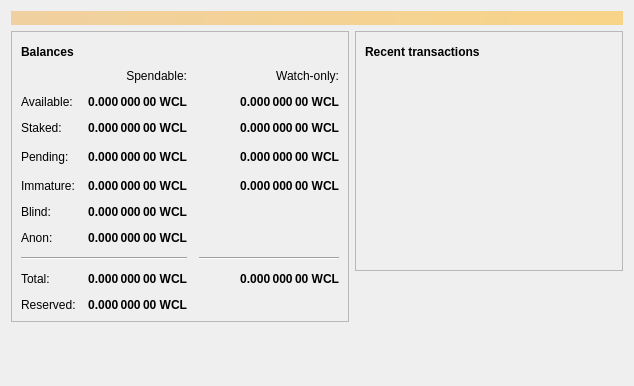
<?xml version="1.0" encoding="UTF-8"?>
<ui version="4.0">
 <class>OverviewPage</class>
 <widget class="QWidget" name="OverviewPage">
  <property name="geometry">
   <rect>
    <x>0</x>
    <y>0</y>
    <width>634</width>
    <height>386</height>
   </rect>
  </property>
  <property name="windowTitle">
   <string>Form</string>
  </property>
  <layout class="QVBoxLayout" name="topLayout">
   <item>
    <widget class="QLabel" name="labelAlerts">
     <property name="visible">
      <bool>false</bool>
     </property>
     <property name="styleSheet">
      <string notr="true">QLabel { background-color: qlineargradient(x1: 0, y1: 0, x2: 1, y2: 0, stop:0 #F0D0A0, stop:1 #F8D488); color:#000000; }</string>
     </property>
     <property name="wordWrap">
      <bool>true</bool>
     </property>
     <property name="margin">
      <number>3</number>
     </property>
     <property name="textInteractionFlags">
      <set>Qt::TextSelectableByMouse</set>
     </property>
    </widget>
   </item>
   <item>
    <layout class="QHBoxLayout" name="horizontalLayout" stretch="1,1">
     <item>
      <layout class="QVBoxLayout" name="verticalLayout_2">
       <item>
        <widget class="QFrame" name="frame">
         <property name="frameShape">
          <enum>QFrame::StyledPanel</enum>
         </property>
         <property name="frameShadow">
          <enum>QFrame::Raised</enum>
         </property>
         <layout class="QVBoxLayout" name="verticalLayout_4">
          <item>
           <layout class="QHBoxLayout" name="horizontalLayout_4">
            <item>
             <widget class="QLabel" name="label_5">
              <property name="font">
               <font>
                <weight>75</weight>
                <bold>true</bold>
               </font>
              </property>
              <property name="text">
               <string>Balances</string>
              </property>
             </widget>
            </item>
            <item>
             <widget class="QPushButton" name="labelWalletStatus">
              <property name="enabled">
               <bool>true</bool>
              </property>
              <property name="maximumSize">
               <size>
                <width>30</width>
                <height>16777215</height>
               </size>
              </property>
              <property name="toolTip">
               <string>The displayed information may be out of date. Your wallet automatically synchronizes with the Vircle network after a connection is established, but this process has not completed yet.</string>
              </property>
              <property name="text">
               <string/>
              </property>
              <property name="icon">
               <iconset>
                <normaloff>:/icons/warning</normaloff>
                <disabledoff>:/icons/warning</disabledoff>:/icons/warning</iconset>
              </property>
              <property name="iconSize">
               <size>
                <width>24</width>
                <height>24</height>
               </size>
              </property>
              <property name="flat">
               <bool>true</bool>
              </property>
             </widget>
            </item>
            <item>
             <spacer name="horizontalSpacer_3">
              <property name="orientation">
               <enum>Qt::Horizontal</enum>
              </property>
              <property name="sizeHint" stdset="0">
               <size>
                <width>40</width>
                <height>20</height>
               </size>
              </property>
             </spacer>
            </item>
           </layout>
          </item>
          <item>
           <layout class="QGridLayout" name="gridLayout">
            <property name="spacing">
             <number>12</number>
            </property>
            <item row="2" column="1">
             <widget class="QLabel" name="labelStaked">
              <property name="font">
               <font>
                <weight>75</weight>
                <bold>true</bold>
               </font>
              </property>
              <property name="cursor">
               <cursorShape>IBeamCursor</cursorShape>
              </property>
              <property name="toolTip">
               <string>Your current staked balance</string>
              </property>
              <property name="text">
               <string notr="true">0.000 000 00 WCL</string>
              </property>
              <property name="alignment">
               <set>Qt::AlignRight|Qt::AlignTrailing|Qt::AlignVCenter</set>
              </property>
              <property name="textInteractionFlags">
               <set>Qt::LinksAccessibleByMouse|Qt::TextSelectableByKeyboard|Qt::TextSelectableByMouse</set>
              </property>
             </widget>
            </item>
            <item row="2" column="2">
             <widget class="QLabel" name="labelWatchStaked">
              <property name="font">
               <font>
                <weight>75</weight>
                <bold>true</bold>
               </font>
              </property>
              <property name="cursor">
               <cursorShape>IBeamCursor</cursorShape>
              </property>
              <property name="toolTip">
               <string>Your current watch-only staked balance</string>
              </property>
              <property name="text">
               <string notr="true">0.000 000 00 WCL</string>
              </property>
              <property name="alignment">
               <set>Qt::AlignRight|Qt::AlignTrailing|Qt::AlignVCenter</set>
              </property>
              <property name="textInteractionFlags">
               <set>Qt::LinksAccessibleByMouse|Qt::TextSelectableByKeyboard|Qt::TextSelectableByMouse</set>
              </property>
             </widget>
            </item>
            <item row="4" column="2">
             <widget class="QLabel" name="labelWatchImmature">
              <property name="font">
               <font>
                <weight>75</weight>
                <bold>true</bold>
               </font>
              </property>
              <property name="cursor">
               <cursorShape>IBeamCursor</cursorShape>
              </property>
              <property name="toolTip">
               <string>Mined balance in watch-only addresses that has not yet matured</string>
              </property>
              <property name="text">
               <string notr="true">0.000 000 00 WCL</string>
              </property>
              <property name="alignment">
               <set>Qt::AlignRight|Qt::AlignTrailing|Qt::AlignVCenter</set>
              </property>
              <property name="textInteractionFlags">
               <set>Qt::LinksAccessibleByMouse|Qt::TextSelectableByKeyboard|Qt::TextSelectableByMouse</set>
              </property>
             </widget>
            </item>
            <item row="3" column="3">
             <spacer name="horizontalSpacer_2">
              <property name="orientation">
               <enum>Qt::Horizontal</enum>
              </property>
              <property name="sizeHint" stdset="0">
               <size>
                <width>40</width>
                <height>20</height>
               </size>
              </property>
             </spacer>
            </item>
            <item row="4" column="1">
             <widget class="QLabel" name="labelImmature">
              <property name="font">
               <font>
                <weight>75</weight>
                <bold>true</bold>
               </font>
              </property>
              <property name="cursor">
               <cursorShape>IBeamCursor</cursorShape>
              </property>
              <property name="toolTip">
               <string>Mined balance that has not yet matured</string>
              </property>
              <property name="text">
               <string notr="true">0.000 000 00 WCL</string>
              </property>
              <property name="alignment">
               <set>Qt::AlignRight|Qt::AlignTrailing|Qt::AlignVCenter</set>
              </property>
              <property name="textInteractionFlags">
               <set>Qt::LinksAccessibleByMouse|Qt::TextSelectableByKeyboard|Qt::TextSelectableByMouse</set>
              </property>
             </widget>
            </item>
            <item row="3" column="2">
             <widget class="QLabel" name="labelWatchPending">
              <property name="font">
               <font>
                <weight>75</weight>
                <bold>true</bold>
               </font>
              </property>
              <property name="cursor">
               <cursorShape>IBeamCursor</cursorShape>
              </property>
              <property name="toolTip">
               <string>Unconfirmed transactions to watch-only addresses</string>
              </property>
              <property name="text">
               <string notr="true">0.000 000 00 WCL</string>
              </property>
              <property name="alignment">
               <set>Qt::AlignRight|Qt::AlignTrailing|Qt::AlignVCenter</set>
              </property>
              <property name="textInteractionFlags">
               <set>Qt::LinksAccessibleByMouse|Qt::TextSelectableByKeyboard|Qt::TextSelectableByMouse</set>
              </property>
             </widget>
            </item>
            <item row="3" column="1">
             <widget class="QLabel" name="labelUnconfirmed">
              <property name="font">
               <font>
                <weight>75</weight>
                <bold>true</bold>
               </font>
              </property>
              <property name="cursor">
               <cursorShape>IBeamCursor</cursorShape>
              </property>
              <property name="toolTip">
               <string>Total of transactions that have yet to be confirmed, and do not yet count toward the spendable balance</string>
              </property>
              <property name="text">
               <string notr="true">0.000 000 00 WCL</string>
              </property>
              <property name="alignment">
               <set>Qt::AlignRight|Qt::AlignTrailing|Qt::AlignVCenter</set>
              </property>
              <property name="textInteractionFlags">
               <set>Qt::LinksAccessibleByMouse|Qt::TextSelectableByKeyboard|Qt::TextSelectableByMouse</set>
              </property>
             </widget>
            </item>
            <item row="2" column="0">
             <widget class="QLabel" name="labelStakedText">
              <property name="text">
               <string>Staked:</string>
              </property>
             </widget>
            </item>
            <item row="7" column="2">
             <widget class="Line" name="lineWatchBalance">
              <property name="sizePolicy">
               <sizepolicy hsizetype="Preferred" vsizetype="Fixed">
                <horstretch>0</horstretch>
                <verstretch>0</verstretch>
               </sizepolicy>
              </property>
              <property name="minimumSize">
               <size>
                <width>140</width>
                <height>0</height>
               </size>
              </property>
              <property name="orientation">
               <enum>Qt::Horizontal</enum>
              </property>
             </widget>
            </item>
            <item row="8" column="2">
             <widget class="QLabel" name="labelWatchTotal">
              <property name="font">
               <font>
                <weight>75</weight>
                <bold>true</bold>
               </font>
              </property>
              <property name="cursor">
               <cursorShape>IBeamCursor</cursorShape>
              </property>
              <property name="toolTip">
               <string>Current total balance in watch-only addresses</string>
              </property>
              <property name="text">
               <string notr="true">0.000 000 00 WCL</string>
              </property>
              <property name="alignment">
               <set>Qt::AlignRight|Qt::AlignTrailing|Qt::AlignVCenter</set>
              </property>
              <property name="textInteractionFlags">
               <set>Qt::LinksAccessibleByMouse|Qt::TextSelectableByKeyboard|Qt::TextSelectableByMouse</set>
              </property>
             </widget>
            </item>
            <item row="8" column="0">
             <widget class="QLabel" name="labelTotalText">
              <property name="text">
               <string>Total:</string>
              </property>
             </widget>
            </item>
            <item row="8" column="1">
             <widget class="QLabel" name="labelTotal">
              <property name="font">
               <font>
                <weight>75</weight>
                <bold>true</bold>
               </font>
              </property>
              <property name="cursor">
               <cursorShape>IBeamCursor</cursorShape>
              </property>
              <property name="toolTip">
               <string>Your current total balance</string>
              </property>
              <property name="text">
               <string notr="true">0.000 000 00 WCL</string>
              </property>
              <property name="alignment">
               <set>Qt::AlignRight|Qt::AlignTrailing|Qt::AlignVCenter</set>
              </property>
              <property name="textInteractionFlags">
               <set>Qt::LinksAccessibleByMouse|Qt::TextSelectableByKeyboard|Qt::TextSelectableByMouse</set>
              </property>
             </widget>
            </item>
            <item row="0" column="2">
             <widget class="QLabel" name="labelWatchonly">
              <property name="text">
               <string>Watch-only:</string>
              </property>
              <property name="alignment">
               <set>Qt::AlignRight|Qt::AlignTrailing|Qt::AlignVCenter</set>
              </property>
             </widget>
            </item>
            <item row="7" column="0" colspan="2">
             <widget class="Line" name="line">
              <property name="orientation">
               <enum>Qt::Horizontal</enum>
              </property>
             </widget>
            </item>
            <item row="1" column="0">
             <widget class="QLabel" name="labelBalanceText">
              <property name="text">
               <string>Available:</string>
              </property>
             </widget>
            </item>
            <item row="4" column="0">
             <widget class="QLabel" name="labelImmatureText">
              <property name="text">
               <string>Immature:</string>
              </property>
             </widget>
            </item>
            <item row="1" column="2">
             <widget class="QLabel" name="labelWatchAvailable">
              <property name="font">
               <font>
                <weight>75</weight>
                <bold>true</bold>
               </font>
              </property>
              <property name="cursor">
               <cursorShape>IBeamCursor</cursorShape>
              </property>
              <property name="toolTip">
               <string>Your current balance in watch-only addresses</string>
              </property>
              <property name="text">
               <string notr="true">0.000 000 00 WCL</string>
              </property>
              <property name="alignment">
               <set>Qt::AlignRight|Qt::AlignTrailing|Qt::AlignVCenter</set>
              </property>
              <property name="textInteractionFlags">
               <set>Qt::LinksAccessibleByMouse|Qt::TextSelectableByKeyboard|Qt::TextSelectableByMouse</set>
              </property>
             </widget>
            </item>
            <item row="3" column="0">
             <widget class="QLabel" name="labelPendingText">
              <property name="text">
               <string>Pending:</string>
              </property>
             </widget>
            </item>
            <item row="0" column="1">
             <widget class="QLabel" name="labelSpendable">
              <property name="text">
               <string>Spendable:</string>
              </property>
              <property name="alignment">
               <set>Qt::AlignRight|Qt::AlignTrailing|Qt::AlignVCenter</set>
              </property>
             </widget>
            </item>
            <item row="5" column="0">
             <widget class="QLabel" name="labelBlindBalanceText">
              <property name="text">
               <string>Blind:</string>
              </property>
             </widget>
            </item>
            <item row="5" column="1">
             <widget class="QLabel" name="labelBlindBalance">
              <property name="font">
               <font>
                <weight>75</weight>
                <bold>true</bold>
               </font>
              </property>
              <property name="cursor">
               <cursorShape>IBeamCursor</cursorShape>
              </property>
              <property name="toolTip">
               <string>Your current spendable blinded balance</string>
              </property>
              <property name="text">
               <string notr="true">0.000 000 00 WCL</string>
              </property>
              <property name="alignment">
               <set>Qt::AlignRight|Qt::AlignTrailing|Qt::AlignVCenter</set>
              </property>
              <property name="textInteractionFlags">
               <set>Qt::LinksAccessibleByMouse|Qt::TextSelectableByKeyboard|Qt::TextSelectableByMouse</set>
              </property>
             </widget>
            </item>
            <item row="6" column="0">
             <widget class="QLabel" name="labelAnonText">
              <property name="text">
               <string>Anon:</string>
              </property>
             </widget>
            </item>
            <item row="6" column="1">
             <widget class="QLabel" name="labelAnonBalance">
              <property name="font">
               <font>
                <weight>75</weight>
                <bold>true</bold>
               </font>
              </property>
              <property name="cursor">
               <cursorShape>IBeamCursor</cursorShape>
              </property>
              <property name="toolTip">
               <string>Your current spendable anon balance</string>
              </property>
              <property name="text">
               <string notr="true">0.000 000 00 WCL</string>
              </property>
              <property name="alignment">
               <set>Qt::AlignRight|Qt::AlignTrailing|Qt::AlignVCenter</set>
              </property>
              <property name="textInteractionFlags">
               <set>Qt::LinksAccessibleByMouse|Qt::TextSelectableByKeyboard|Qt::TextSelectableByMouse</set>
              </property>
             </widget>
            </item>
            <item row="1" column="1">
             <widget class="QLabel" name="labelBalance">
              <property name="font">
               <font>
                <weight>75</weight>
                <bold>true</bold>
               </font>
              </property>
              <property name="cursor">
               <cursorShape>IBeamCursor</cursorShape>
              </property>
              <property name="toolTip">
               <string>Your current spendable balance</string>
              </property>
              <property name="text">
               <string notr="true">0.000 000 00 WCL</string>
              </property>
              <property name="alignment">
               <set>Qt::AlignRight|Qt::AlignTrailing|Qt::AlignVCenter</set>
              </property>
              <property name="textInteractionFlags">
               <set>Qt::LinksAccessibleByMouse|Qt::TextSelectableByKeyboard|Qt::TextSelectableByMouse</set>
              </property>
             </widget>
            </item>
            <item row="9" column="0">
             <widget class="QLabel" name="labelReservedText">
              <property name="text">
               <string>Reserved:</string>
              </property>
             </widget>
            </item>
            <item row="9" column="1">
             <widget class="QLabel" name="labelReserved">
              <property name="font">
               <font>
                <weight>75</weight>
                <bold>true</bold>
               </font>
              </property>
              <property name="cursor">
               <cursorShape>IBeamCursor</cursorShape>
              </property>
              <property name="toolTip">
               <string>Your current spendable balance</string>
              </property>
              <property name="text">
               <string notr="true">0.000 000 00 WCL</string>
              </property>
              <property name="alignment">
               <set>Qt::AlignRight|Qt::AlignTrailing|Qt::AlignVCenter</set>
              </property>
              <property name="textInteractionFlags">
               <set>Qt::LinksAccessibleByMouse|Qt::TextSelectableByKeyboard|Qt::TextSelectableByMouse</set>
              </property>
             </widget>
            </item>
           </layout>
          </item>
         </layout>
        </widget>
       </item>
       <item>
        <spacer name="verticalSpacer">
         <property name="orientation">
          <enum>Qt::Vertical</enum>
         </property>
         <property name="sizeHint" stdset="0">
          <size>
           <width>20</width>
           <height>40</height>
          </size>
         </property>
        </spacer>
       </item>
      </layout>
     </item>
     <item>
      <layout class="QVBoxLayout" name="verticalLayout_3">
       <item>
        <widget class="QFrame" name="frame_2">
         <property name="frameShape">
          <enum>QFrame::StyledPanel</enum>
         </property>
         <property name="frameShadow">
          <enum>QFrame::Raised</enum>
         </property>
         <layout class="QVBoxLayout" name="verticalLayout">
          <item>
           <layout class="QHBoxLayout" name="horizontalLayout_2">
            <item>
             <widget class="QLabel" name="label_4">
              <property name="font">
               <font>
                <weight>75</weight>
                <bold>true</bold>
               </font>
              </property>
              <property name="text">
               <string>Recent transactions</string>
              </property>
             </widget>
            </item>
            <item>
             <widget class="QPushButton" name="labelTransactionsStatus">
              <property name="enabled">
               <bool>true</bool>
              </property>
              <property name="maximumSize">
               <size>
                <width>30</width>
                <height>16777215</height>
               </size>
              </property>
              <property name="toolTip">
               <string>The displayed information may be out of date. Your wallet automatically synchronizes with the Vircle network after a connection is established, but this process has not completed yet.</string>
              </property>
              <property name="text">
               <string/>
              </property>
              <property name="icon">
               <iconset>
                <normaloff>:/icons/warning</normaloff>
                <disabledoff>:/icons/warning</disabledoff>:/icons/warning</iconset>
              </property>
              <property name="iconSize">
               <size>
                <width>24</width>
                <height>24</height>
               </size>
              </property>
              <property name="flat">
               <bool>true</bool>
              </property>
             </widget>
            </item>
            <item>
             <spacer name="horizontalSpacer">
              <property name="orientation">
               <enum>Qt::Horizontal</enum>
              </property>
              <property name="sizeHint" stdset="0">
               <size>
                <width>40</width>
                <height>20</height>
               </size>
              </property>
             </spacer>
            </item>
           </layout>
          </item>
          <item>
           <widget class="QListView" name="listTransactions">
            <property name="styleSheet">
             <string notr="true">QListView { background: transparent; }</string>
            </property>
            <property name="frameShape">
             <enum>QFrame::NoFrame</enum>
            </property>
            <property name="verticalScrollBarPolicy">
             <enum>Qt::ScrollBarAlwaysOff</enum>
            </property>
            <property name="horizontalScrollBarPolicy">
             <enum>Qt::ScrollBarAlwaysOff</enum>
            </property>
            <property name="selectionMode">
             <enum>QAbstractItemView::NoSelection</enum>
            </property>
           </widget>
          </item>
         </layout>
        </widget>
       </item>
       <item>
        <spacer name="verticalSpacer_2">
         <property name="orientation">
          <enum>Qt::Vertical</enum>
         </property>
         <property name="sizeHint" stdset="0">
          <size>
           <width>20</width>
           <height>40</height>
          </size>
         </property>
        </spacer>
       </item>
      </layout>
     </item>
    </layout>
   </item>
  </layout>
 </widget>
 <resources/>
 <connections/>
</ui>
